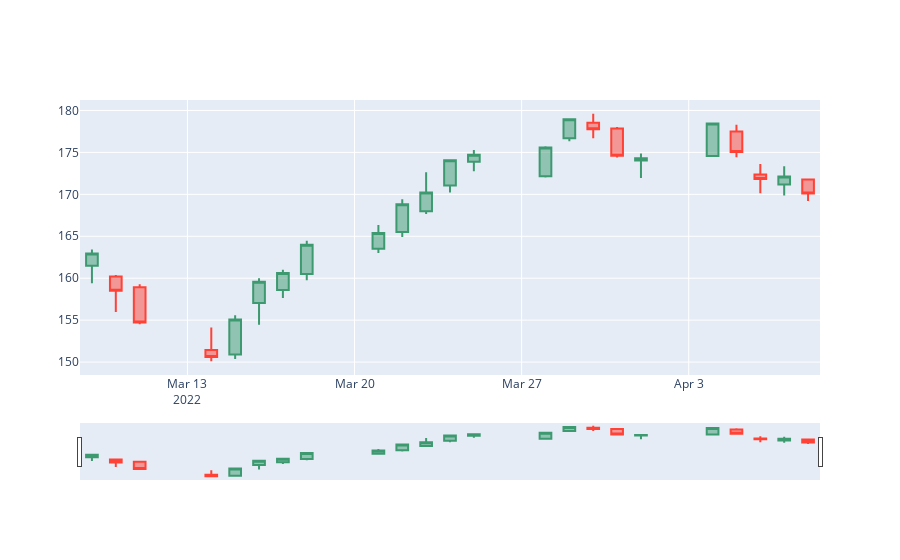

Notebook code for this chart:
### Code cell
fig_1day = go.Figure(data=[go.Candlestick(x=data2, open=df_1day.Open, close=df_1day.Close, high=df_1day.High, low=df_1day.Low)])
fig_1day.show()
